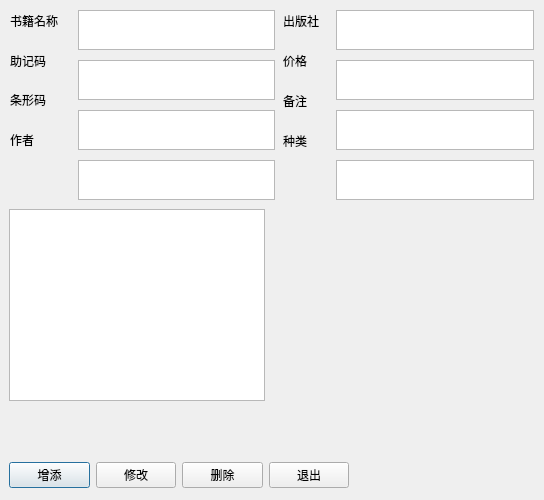
<?xml version="1.0" encoding="UTF-8"?>
<ui version="4.0">
 <class>Dialog</class>
 <widget class="QDialog" name="Dialog">
  <property name="geometry">
   <rect>
    <x>0</x>
    <y>0</y>
    <width>544</width>
    <height>500</height>
   </rect>
  </property>
  <property name="windowTitle">
   <string>Dialog</string>
  </property>
  <widget class="QListWidget" name="listWidget">
   <property name="geometry">
    <rect>
     <x>9</x>
     <y>209</y>
     <width>256</width>
     <height>192</height>
    </rect>
   </property>
   <property name="sizePolicy">
    <sizepolicy hsizetype="Expanding" vsizetype="Minimum">
     <horstretch>0</horstretch>
     <verstretch>180</verstretch>
    </sizepolicy>
   </property>
   <property name="minimumSize">
    <size>
     <width>0</width>
     <height>180</height>
    </size>
   </property>
  </widget>
  <widget class="QWidget" name="">
   <property name="geometry">
    <rect>
     <x>9</x>
     <y>460</y>
     <width>340</width>
     <height>31</height>
    </rect>
   </property>
   <layout class="QHBoxLayout" name="horizontalLayout">
    <item>
     <widget class="QPushButton" name="pushButton">
      <property name="text">
       <string>增添</string>
      </property>
     </widget>
    </item>
    <item>
     <widget class="QPushButton" name="pushButton_2">
      <property name="text">
       <string>修改</string>
      </property>
     </widget>
    </item>
    <item>
     <widget class="QPushButton" name="pushButton_3">
      <property name="text">
       <string>删除</string>
      </property>
     </widget>
    </item>
    <item>
     <widget class="QPushButton" name="pushButton_4">
      <property name="text">
       <string>退出</string>
      </property>
     </widget>
    </item>
   </layout>
  </widget>
  <widget class="QWidget" name="">
   <property name="geometry">
    <rect>
     <x>10</x>
     <y>10</y>
     <width>62</width>
     <height>140</height>
    </rect>
   </property>
   <layout class="QVBoxLayout" name="verticalLayout">
    <property name="spacing">
     <number>18</number>
    </property>
    <item>
     <widget class="QLabel" name="label">
      <property name="sizePolicy">
       <sizepolicy hsizetype="Preferred" vsizetype="Fixed">
        <horstretch>0</horstretch>
        <verstretch>0</verstretch>
       </sizepolicy>
      </property>
      <property name="maximumSize">
       <size>
        <width>16777215</width>
        <height>40</height>
       </size>
      </property>
      <property name="text">
       <string>书籍名称</string>
      </property>
     </widget>
    </item>
    <item>
     <widget class="QLabel" name="label_3">
      <property name="sizePolicy">
       <sizepolicy hsizetype="Preferred" vsizetype="Fixed">
        <horstretch>0</horstretch>
        <verstretch>0</verstretch>
       </sizepolicy>
      </property>
      <property name="maximumSize">
       <size>
        <width>16777215</width>
        <height>40</height>
       </size>
      </property>
      <property name="text">
       <string>助记码</string>
      </property>
     </widget>
    </item>
    <item>
     <widget class="QLabel" name="label_4">
      <property name="sizePolicy">
       <sizepolicy hsizetype="Preferred" vsizetype="Fixed">
        <horstretch>0</horstretch>
        <verstretch>0</verstretch>
       </sizepolicy>
      </property>
      <property name="maximumSize">
       <size>
        <width>16777215</width>
        <height>40</height>
       </size>
      </property>
      <property name="text">
       <string>条形码</string>
      </property>
     </widget>
    </item>
    <item>
     <widget class="QLabel" name="label_5">
      <property name="sizePolicy">
       <sizepolicy hsizetype="Preferred" vsizetype="Fixed">
        <horstretch>0</horstretch>
        <verstretch>0</verstretch>
       </sizepolicy>
      </property>
      <property name="maximumSize">
       <size>
        <width>16777215</width>
        <height>40</height>
       </size>
      </property>
      <property name="text">
       <string>作者</string>
      </property>
     </widget>
    </item>
   </layout>
  </widget>
  <widget class="QWidget" name="">
   <property name="geometry">
    <rect>
     <x>78</x>
     <y>10</y>
     <width>197</width>
     <height>192</height>
    </rect>
   </property>
   <layout class="QVBoxLayout" name="verticalLayout_3">
    <property name="spacing">
     <number>10</number>
    </property>
    <item>
     <widget class="QTextEdit" name="txBookName">
      <property name="sizePolicy">
       <sizepolicy hsizetype="Expanding" vsizetype="Fixed">
        <horstretch>0</horstretch>
        <verstretch>0</verstretch>
       </sizepolicy>
      </property>
      <property name="maximumSize">
       <size>
        <width>16777215</width>
        <height>40</height>
       </size>
      </property>
     </widget>
    </item>
    <item>
     <widget class="QTextEdit" name="txBookJZCode">
      <property name="sizePolicy">
       <sizepolicy hsizetype="Expanding" vsizetype="Fixed">
        <horstretch>0</horstretch>
        <verstretch>0</verstretch>
       </sizepolicy>
      </property>
      <property name="maximumSize">
       <size>
        <width>16777215</width>
        <height>40</height>
       </size>
      </property>
     </widget>
    </item>
    <item>
     <widget class="QTextEdit" name="txBookBarCode">
      <property name="sizePolicy">
       <sizepolicy hsizetype="Expanding" vsizetype="Fixed">
        <horstretch>0</horstretch>
        <verstretch>0</verstretch>
       </sizepolicy>
      </property>
      <property name="maximumSize">
       <size>
        <width>16777215</width>
        <height>40</height>
       </size>
      </property>
     </widget>
    </item>
    <item>
     <widget class="QTextEdit" name="txBookAuthor">
      <property name="sizePolicy">
       <sizepolicy hsizetype="Expanding" vsizetype="Fixed">
        <horstretch>0</horstretch>
        <verstretch>0</verstretch>
       </sizepolicy>
      </property>
      <property name="maximumSize">
       <size>
        <width>16777215</width>
        <height>40</height>
       </size>
      </property>
     </widget>
    </item>
   </layout>
  </widget>
  <widget class="QWidget" name="">
   <property name="geometry">
    <rect>
     <x>336</x>
     <y>10</y>
     <width>198</width>
     <height>192</height>
    </rect>
   </property>
   <layout class="QVBoxLayout" name="verticalLayout_6">
    <property name="spacing">
     <number>10</number>
    </property>
    <item>
     <widget class="QTextEdit" name="txBookPress_2">
      <property name="sizePolicy">
       <sizepolicy hsizetype="Expanding" vsizetype="Fixed">
        <horstretch>0</horstretch>
        <verstretch>0</verstretch>
       </sizepolicy>
      </property>
      <property name="minimumSize">
       <size>
        <width>0</width>
        <height>40</height>
       </size>
      </property>
      <property name="maximumSize">
       <size>
        <width>16777215</width>
        <height>40</height>
       </size>
      </property>
     </widget>
    </item>
    <item>
     <widget class="QTextEdit" name="txBookPrice_2">
      <property name="sizePolicy">
       <sizepolicy hsizetype="Expanding" vsizetype="Fixed">
        <horstretch>0</horstretch>
        <verstretch>0</verstretch>
       </sizepolicy>
      </property>
      <property name="minimumSize">
       <size>
        <width>0</width>
        <height>40</height>
       </size>
      </property>
      <property name="maximumSize">
       <size>
        <width>16777215</width>
        <height>40</height>
       </size>
      </property>
     </widget>
    </item>
    <item>
     <widget class="QTextEdit" name="txBookNote_2">
      <property name="sizePolicy">
       <sizepolicy hsizetype="Expanding" vsizetype="Fixed">
        <horstretch>0</horstretch>
        <verstretch>0</verstretch>
       </sizepolicy>
      </property>
      <property name="minimumSize">
       <size>
        <width>0</width>
        <height>40</height>
       </size>
      </property>
      <property name="maximumSize">
       <size>
        <width>16777215</width>
        <height>40</height>
       </size>
      </property>
     </widget>
    </item>
    <item>
     <widget class="QTextEdit" name="t_2">
      <property name="sizePolicy">
       <sizepolicy hsizetype="Expanding" vsizetype="Fixed">
        <horstretch>0</horstretch>
        <verstretch>0</verstretch>
       </sizepolicy>
      </property>
      <property name="minimumSize">
       <size>
        <width>0</width>
        <height>40</height>
       </size>
      </property>
      <property name="maximumSize">
       <size>
        <width>16777215</width>
        <height>40</height>
       </size>
      </property>
     </widget>
    </item>
   </layout>
  </widget>
  <widget class="QWidget" name="">
   <property name="geometry">
    <rect>
     <x>283</x>
     <y>10</y>
     <width>47</width>
     <height>146</height>
    </rect>
   </property>
   <layout class="QVBoxLayout" name="verticalLayout_4">
    <property name="spacing">
     <number>20</number>
    </property>
    <item>
     <widget class="QLabel" name="label_10">
      <property name="sizePolicy">
       <sizepolicy hsizetype="Preferred" vsizetype="Fixed">
        <horstretch>0</horstretch>
        <verstretch>0</verstretch>
       </sizepolicy>
      </property>
      <property name="text">
       <string>出版社</string>
      </property>
     </widget>
    </item>
    <item>
     <widget class="QLabel" name="label_11">
      <property name="sizePolicy">
       <sizepolicy hsizetype="Preferred" vsizetype="Fixed">
        <horstretch>0</horstretch>
        <verstretch>0</verstretch>
       </sizepolicy>
      </property>
      <property name="text">
       <string>价格</string>
      </property>
     </widget>
    </item>
    <item>
     <widget class="QLabel" name="label_12">
      <property name="sizePolicy">
       <sizepolicy hsizetype="Preferred" vsizetype="Fixed">
        <horstretch>0</horstretch>
        <verstretch>0</verstretch>
       </sizepolicy>
      </property>
      <property name="text">
       <string>备注</string>
      </property>
     </widget>
    </item>
    <item>
     <widget class="QLabel" name="label_13">
      <property name="sizePolicy">
       <sizepolicy hsizetype="Preferred" vsizetype="Fixed">
        <horstretch>0</horstretch>
        <verstretch>0</verstretch>
       </sizepolicy>
      </property>
      <property name="text">
       <string>种类</string>
      </property>
     </widget>
    </item>
   </layout>
  </widget>
 </widget>
 <resources/>
 <connections/>
</ui>
